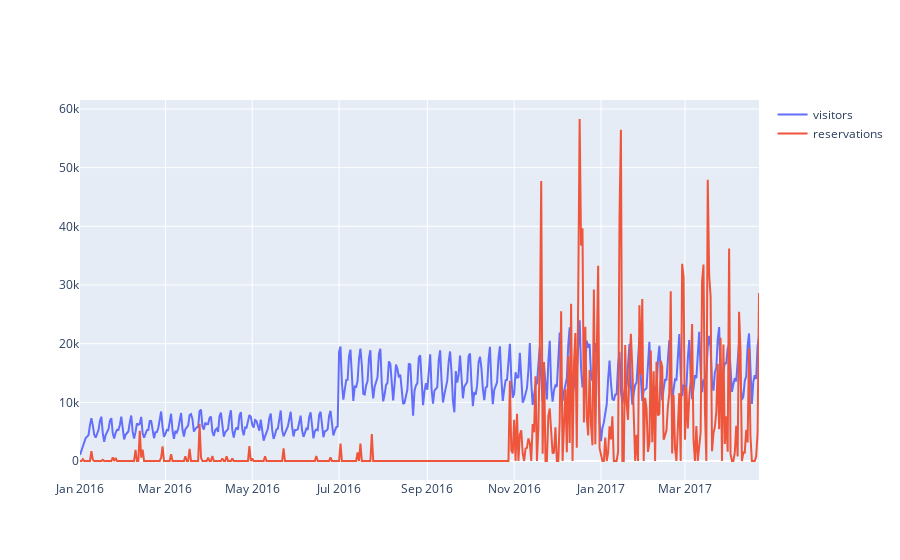

Here is the notebook cell this chart was saved with:
### Code cell
fig.add_trace(go.Scatter(x = total_reservations.index, 
                         y = total_reservations['reserve_visitors'], 
                         mode = 'lines', 
                         name = 'reservations'))

### Figure 1 — Plotly figure (JSON) as saved in the notebook; plotly's stock layout.template omitted (floating-point values rounded to 4 significant figures; data arrays with more than 128 entries replaced by an {"elided": "..."} marker saying what was removed)
{"data": [{"mode": "lines", "name": "visitors", "type": "scatter", "x": {"elided": "478 str values"}, "y": {"elided": "478 int values"}}, {"mode": "lines", "name": "reservations", "type": "scatter", "x": {"elided": "478 str values"}, "y": {"elided": "478 int values"}}], "layout": {}}
